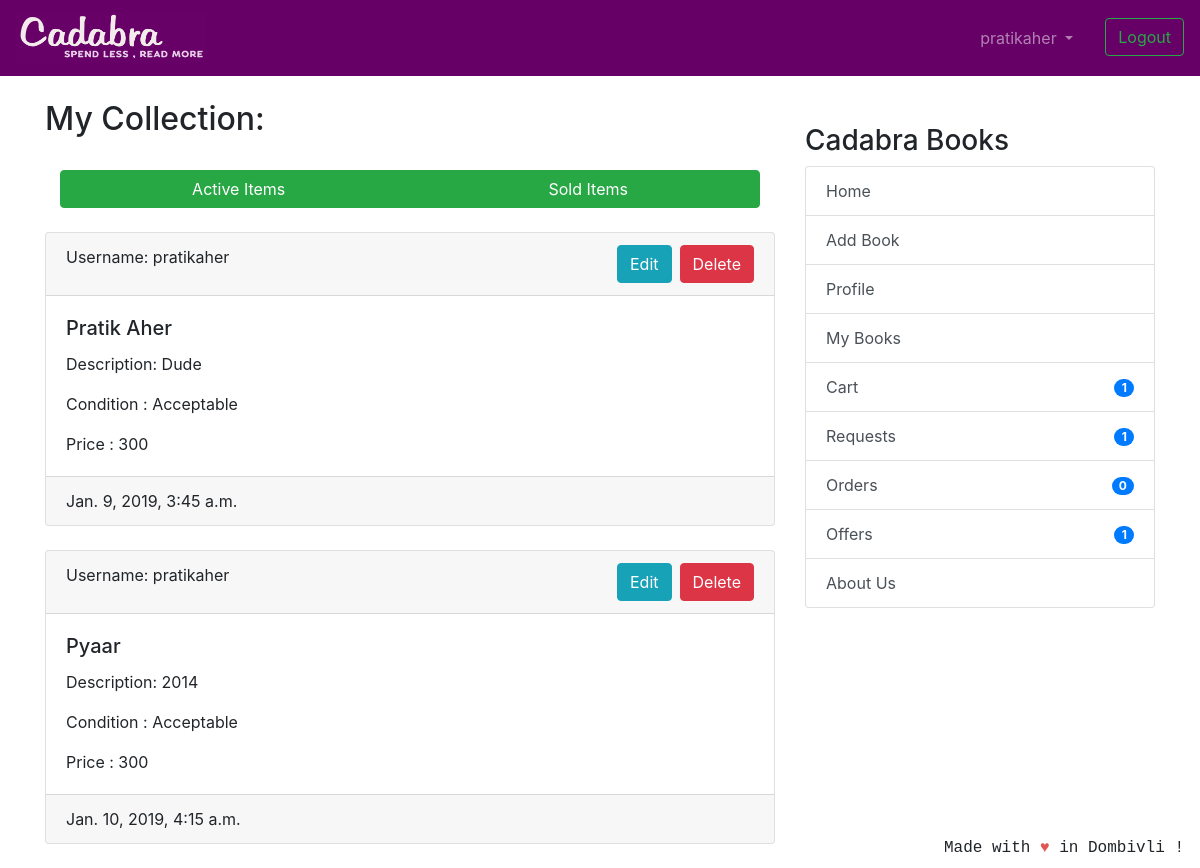
/userbooks/ (signed in), run on an earlier commit of the app's database.
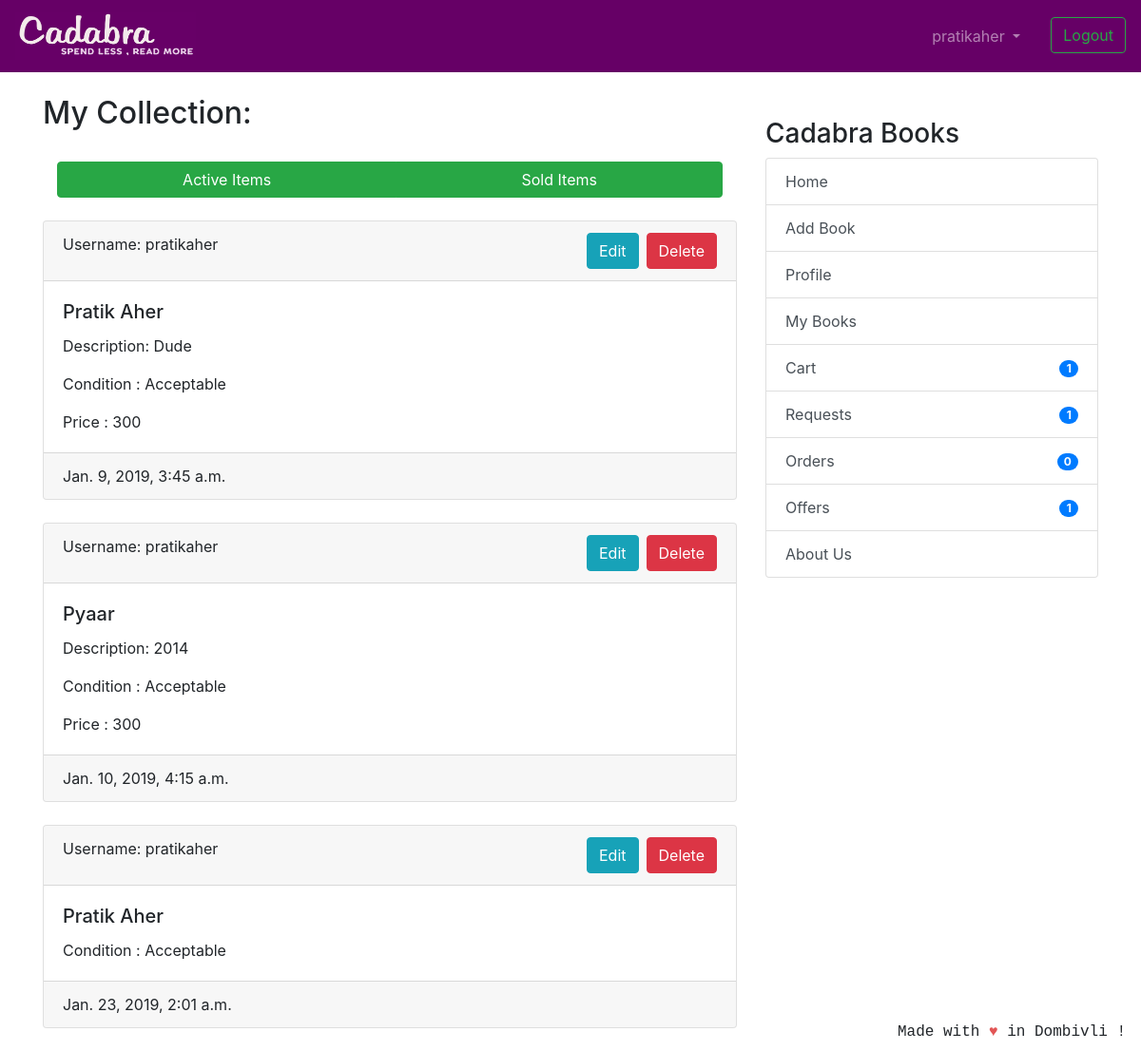
And on a later commit of the database.
### coreapp/models.py (models this page shows, shortened)
class Book(models.Model):
    user = models.ForeignKey(User, on_delete=models.CASCADE, null=True)
    book_name = models.CharField(
        max_length=100, help_text="We only deal with original books with ISBN codes, pirated books will not be accepted.")
    author_name = models.CharField(max_length=100, blank=True, null=True)
    description = models.CharField(max_length=2000, blank=True, null=True)
    image = models.ImageField('Book Image', null=True,
                              blank=True, upload_to="book_images/")
    price = models.IntegerField(
        null=True, blank=True, help_text="We would be deducting 20 rupees from item price for delivery purposes.")
    sell_or_exchange = models.CharField(
        max_length=100, choices=BUY_OR_EXCHANGE, default='Exchange', help_text="By adding items to exchange you can make requests to other users for exchange.")
    condition = models.CharField(
        max_length=100, choices=CONITION_CHOICES, default='Acceptable')
    created_at = models.DateTimeField(auto_now_add=True)
    class Meta:
        verbose_name = 'Book'
        verbose_name_plural = 'Books'

### coreapp/views.py (the view)
# urls.py: path('userbooks/', views.UserBookListView.as_view(),name='userbooks'),
class UserBookListView(generic.ListView):
    model = Book
    template_name = 'user_books_list_entries.html'
    context_object_name = 'books'
    ordering = ['-created_at']
    def get_queryset(self):
        collection_items = UserCollection.objects.get(
            owner=self.request.user.profile)
        return collection_items.books.exclude(id__in=ordered_books).exclude(
            id__in=requester_books).exclude(id__in=offerrer_books)

### nofapapp/context_processors.py (called while the page is built)
def add_variable_to_context(request):
    if request.user.id:
        orderitems = Order.objects.get(owner=request.user.profile)
        return {
            'requestscount': Requests.objects.filter(requester=request.user).count(),
            'offercount' : Requests.objects.filter(offerrer=request.user).count(),
            'orderscount': Transaction.objects.filter(Q(offerrer=request.user) | Q(requester=request.user)).count()+FinalBuyOrder.objects.filter(user=request.user).count(),
            'cartitemscount': orderitems.items.count(),
            'addresscheck': get_object_or_404(ShippingAddress, profile=get_object_or_404(Profile, user=request.user)).address1,
            }
    else:
        return {}

### templates/user_books_list_entries.html (shortened to what this page needs)
{% extends 'base.html' %}
{% block content %}
<h2 >My Collection:</h2>
<br/>
<div class="btn-group container-fluid">
    <a href="{% url 'coreapp:userbooks' %}" class="btn btn-success">Active Items</a>
    <a href="{% url 'coreapp:sold-books' %}" class="btn btn-success">Sold Items</a>
</div>
<br/>
<br/>
{% if books %}
{% for book in books %}
<div class="card text-left">
    <div class="card-header">
        Username: {{ book.user.username }}
        <a href="{% url 'coreapp:post-delete' book.id %}" class="btn btn-danger float-right">Delete</a>
        <a href="{% url 'coreapp:post-update' book.id %}" class="mr-2 btn btn-info float-right" >Edit</a>
    </div>
    <div class="card-body">
        <h5 class="card-title">{{ book.book_name }}</h5>
        {% if book.description %}
        <p class="card-text">Description: {{ book.description }}</p>
        {% endif %}
        <p class="card-text">Condition : {{ book.condition }} </p>
        {% if book.price %}
        <p class="card-text">Price : {{ book.price }} </p>
        {% endif %}
        </div>
    <div class="card-footer text-mutxed">
        {{ book.created_at }}
    </div>
</div>
{% endfor %}
{% endif %}
{% endblock %}

What changed in the data, as far as the page shows it:
added Book: user.username "pratikaher", book_name "Pratik Aher", condition "Acceptable", created_at "Jan. 23, 2019, 2:01 a.m."
